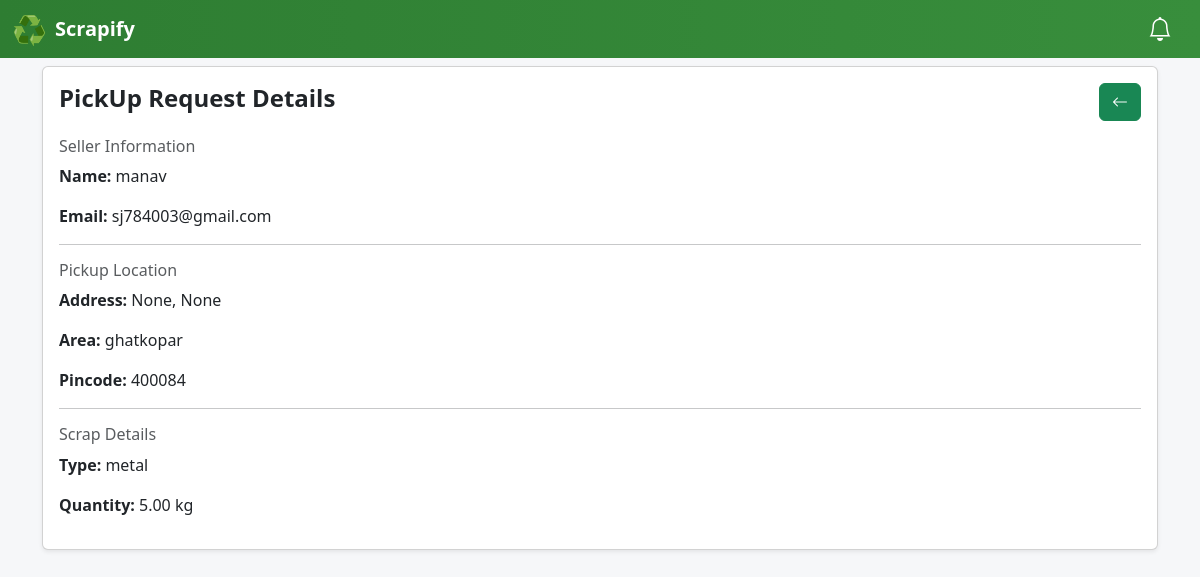
Page /pickup-request/4/ (signed in) on the committed database.
### home/models.py (models this page shows, shortened)
class PickupRequest(models.Model):
    STATUS_CHOICES = [
        ('pending', 'Pending'),
        ('accepted', 'Accepted'),
        ('rejected', 'Rejected'),
        ('completed', 'Completed'),
        ('failed','Failed'),
        ('cancelled',"Cancelled")
    ]
    scrap = models.ForeignKey(Scrap, on_delete=models.CASCADE)
    seller = models.ForeignKey(User, related_name='seller_requests', on_delete=models.CASCADE)
    collector = models.ForeignKey(User, related_name='collector_requests', on_delete=models.CASCADE)
    status = models.CharField(max_length=20, choices=STATUS_CHOICES, default='pending')
    scheduled_date = models.DateTimeField(null=True, blank=True)
    created_at = models.DateTimeField(auto_now_add=True)

class Scrap(models.Model):
    SCRAP_TYPES = [
        ('plastic', 'Plastic'),
        ('paper', 'Paper'),
        ('aluminium', 'Aluminium'),
        ('iron', 'Iron'),
        ('brass','Brass'),
        ('copper', 'Copper'),
        ('electronics', 'E-Waste'),
        ('glass', 'Glass'),
        ('mixed', 'Mixed Scrap'),
    ]
    seller = models.ForeignKey(User, on_delete=models.CASCADE)
    scrap_type = models.CharField(max_length=50, choices=SCRAP_TYPES)
    quantity = models.DecimalField(max_digits=6, decimal_places=2)
    scrap_image = models.ImageField(upload_to="scrap_images/", null=True, blank=True)
    flat_no = models.CharField(max_length=100,blank=True,null=True)
    building_name = models.CharField(max_length=200,blank=True,null=True)
    area = models.CharField(max_length=200)
    pincode = models.CharField(max_length=10)
    status = models.CharField(
        max_length=20,
        choices=[
            ('posted', 'Posted'),
            ('requested', 'Requested'),
            ('accepted', 'Accepted'),
            ('rejected', 'Rejected'),
            ('completed', 'Completed'),
        ],
        default='posted'
    )
    created_at = models.DateTimeField(auto_now_add=True)

### home/views.py (the view)
# urls.py: path('pickup-request/<int:request_id>/',views.pickup_request_detail,name='pickup_request_detail'),
@login_required
def pickup_request_detail(request, request_id):
    pickup_request = PickupRequest.objects.select_related(
        'scrap',
        'seller',
        'collector'
    ).get(id=request_id)
    seller_profile = Profile.objects.get(user=pickup_request.seller)
    context = {
        'pickup_request': pickup_request,
        'seller_profile': seller_profile,
        'scrap': pickup_request.scrap,
    }
    return render(request, 'pickup_request_detail.html', context)

### home/context_processors.py (called while the page is built)
def sidebar_counts(request):
    if request.user.is_authenticated:
        unread_notifications = Notification.objects.filter(
            receiver=request.user,
            is_read=False
        ).count()
        pending_orders = PickupRequest.objects.filter(
            collector=request.user,
            status="pending"
        ).count()
        return {
            "unread_notifications": unread_notifications,
            "pending_orders": pending_orders
        }
    return {}

### templates/pickup_request_detail.html (shortened to what this page needs)
{% extends 'base.html' %}
{% block body %}
<div class="container mt-2">
  <div class="card shadow-sm">
    <div class="card-body">
      <div class="d-flex justify-content-between align-items-center mb-3">
                <h4 class="fw-bold">PickUp Request Details</h4>
                <div class="d-flex gap-2">
    <a href="/order" class="btn btn-success">
        <i class="bi bi-arrow-left"></i>
    </a>
</div>
            </div>
      <h6 class="text-muted">Seller Information</h6>
      <p><strong>Name:</strong> {{ pickup_request.seller.username }}</p>
      <p><strong>Email:</strong> {{ pickup_request.seller.email }}</p>
      <hr>
      <h6 class="text-muted">Pickup Location</h6>
      <p><strong>Address:</strong> {{ scrap.flat_no }}, {{ scrap.building_name }}</p>
      <p><strong>Area:</strong> {{ scrap.area }}</p>
      <p><strong>Pincode:</strong> {{ scrap.pincode }}</p>
      <hr>
      <h6 class="text-muted">Scrap Details</h6>
      <p><strong>Type:</strong> {{ scrap.get_scrap_type_display }}</p>
      <p><strong>Quantity:</strong> {{ scrap.quantity }} kg</p>
    </div>
  </div>
</div>
{% endblock %}

### templates/base.html (style rules this page uses)
body { background-color: #f6f7f9; }

### rows in the picture
PickupRequest: seller.username "manav", seller.email "sj784003@gmail.com"
Scrap: flat_no "None", building_name "None", area "ghatkopar", pincode "400084", scrap_type "metal", quantity "5.00"
